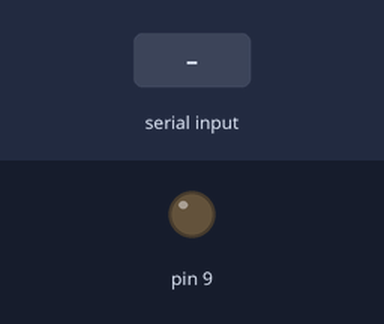
Simulated run of this sketch. Board: Arduino Uno, built with avr-gcc and run on an emulated ATmega328P. Parts: output pins drawn as LEDs (lit = HIGH). Inputs (shaded band) come from the test bench.

Above: at 1.2 s.
1.3 s: byte 30 received over Serial
At 2.0 s:
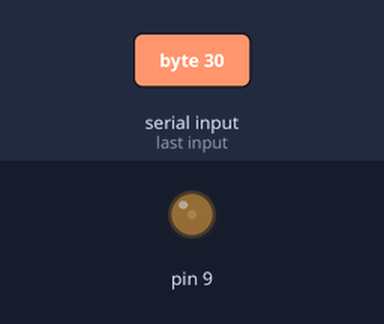
2.8 s: byte 90 received over Serial
At 3.1 s:
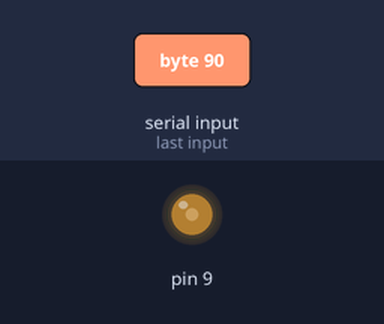
Timing chart, 0 to 5.8 s (numbered marks = the images above; inputs shaded):
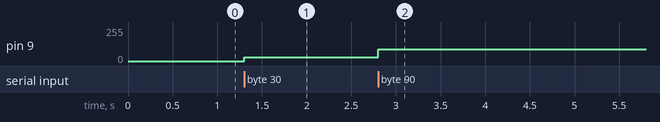

Measured:
- after the input at 1.3 s, pin 9: 0/255 → 30/255 at once
- after the input at 2.8 s, pin 9: 30/255 → 90/255 at once

The sketch:

led.ino
```cpp
void setup() {
  Serial.begin(9600);
  pinMode(9, OUTPUT);
}

void loop() {
  while (Serial.available() > 0) {
    uint8_t bright = Serial.read();
    analogWrite(9, bright);
  }
}
```
